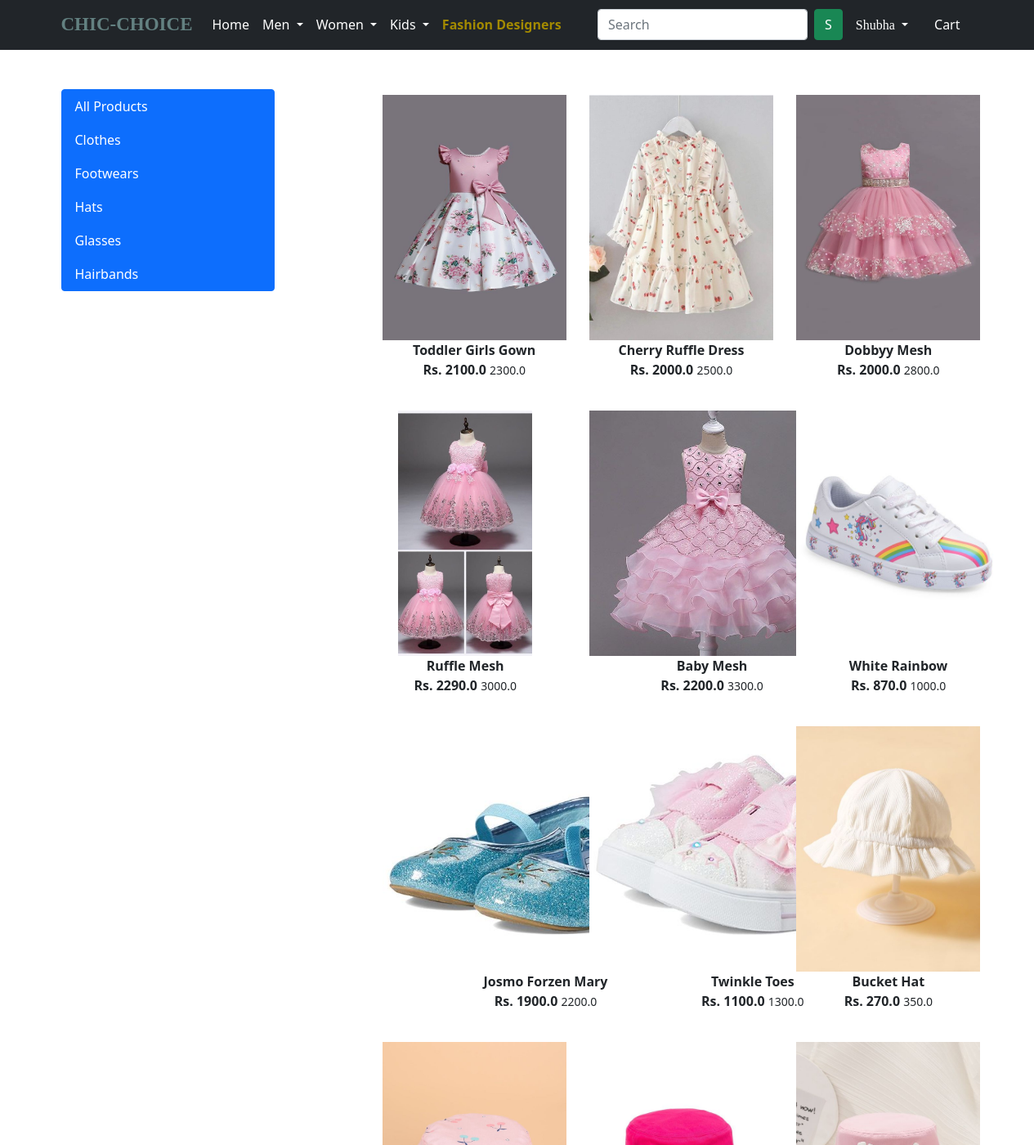
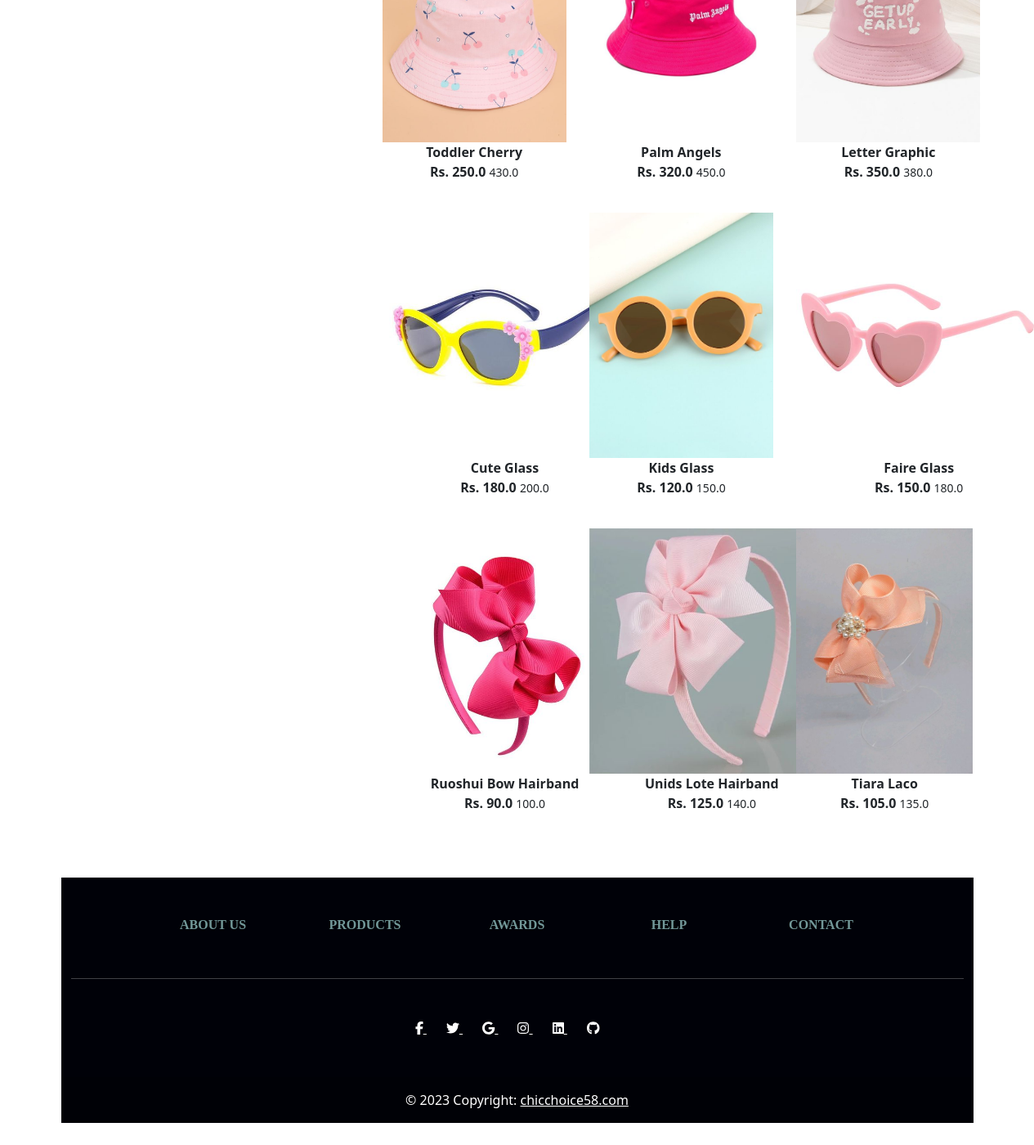
The app's page /girl/ (signed in) with its own data (2 pictures, top to bottom).
### app/models.py (models this page shows, shortened)
class Product(models.Model):
    title = models.CharField(max_length=100)
    selling_price = models.FloatField()
    discounted_price = models.FloatField()
    description = models.TextField()
    brand = models.CharField(max_length=100)
    category = models.CharField(choices=CATEGORY_CHOICES,max_length=4)
    product_image = models.ImageField(upload_to="productimg")

### app/views.py (the view)
# urls.py: path('girl/', views.girl, name='girl'),
@login_required
def girl(request, data = None):
    if data == None:
        girl = Product.objects.filter(category="G")
    elif data == "Clothes" or data == "Footwears" or data == "Hats" or data == "Glasses" or data == "Hairbands" :
        girl = Product.objects.filter(category="G").filter(brand=data)
    return render(request, 'app/girl.html', {"girl":girl})

### app/templates/app/girl.html (shortened to what this page needs)
{% extends 'app/base.html' %}
{% load static %}
{% block main-content %}
<div class="container my-5">
 <div class="row">
  <div class="col-sm-3">
    <div class="list-group">
      <a href="{% url 'girl' %}" class="list-group-item list-group-item-action active" aria-current="true">
        All Products
      </a>
      <a href="{% url 'girldata' 'Clothes' %}" class="list-group-item list-group-item-action active" aria-current="true">
        Clothes
        </a>
        <a href="{% url 'girldata' 'Footwears' %}" class="list-group-item list-group-item-action active" aria-current="true">
          Footwears
        </a>
        <a href="{% url 'girldata' 'Hats' %}" class="list-group-item list-group-item-action active" aria-current="true">
          Hats
        </a>
        <a href="{% url 'girldata' 'Glasses' %}" class="list-group-item list-group-item-action active" aria-current="true">
          Glasses
        </a>
        <a href="{% url 'girldata' 'Hairbands' %}" class="list-group-item list-group-item-action active" aria-current="true">
          Hairbands
        </a>
    </div>
  </div>
  <div class="col-sm-8 offset-sm-1">
    <div class="row">
      {% for product in girl  %}
          <div class="col-sm-4 text-center mb-4">
              <a href="{% url 'product-detail' product.id %}" class="btn">
                  <div class="item">
                      <img src="{{ product.product_image.url }}" alt="" height="300" class="">
                      <div class="fw-bold"> {{product.title}} </div>
                      <div class="fw-bold"> Rs. {{product.discounted_price}}
                          <small class="fw-light text-decoration-line-trough"> {{ product.selling_price }} </small>
                      </div>
                  </div>
              </a>
          </div>
      {% endfor %}
     </div>
  </div>
 </div>
</div>
{% endblock main-content %}

### app/templates/app/base.html (shortened to what this page needs)
<!doctype html>
{% load static %}
<html lang="en">
  <head>
    <link href="https://cdn.jsdelivr.net/npm/bootstrap@5.0.0-beta1/dist/css/bootstrap.min.css" rel="stylesheet">
    <link rel="stylesheet" href="{% static 'app/css/owl.carousel.min.css' %}">
    <link rel="stylesheet" href="{% static 'app/css/all.min.css' %}">
    <link rel="stylesheet" href="{% static 'app/css/style.css' %}">
    <link rel="stylesheet" href="{% static 'app/css/designer_login.css' %}">
  </head>
  <body>
    <nav class="navbar navbar-expand-lg navbar-dark bg-dark">
     <div class="container">
       <a class="navbar-brand" href="/"><b style="font-weight: 1300;color: rgb(99, 129, 129); font-family:Cursive;font-size: 23px;">CHIC-CHOICE</b></a>
       <div class="collapse navbar-collapse" id="navbarSupportedContent">
         <ul class="navbar-nav me-auto mb-2 mb-lg-0">
           <li class="nav-item">
             <a class="nav-link active" aria-current="page" href="/">Home</a>
           </li>
           <li class="nav-item dropdown">
             <a class="nav-link dropdown-toggle text-white" href="#" id="electronicsDropdown" role="button" data-bs-toggle="dropdown" aria-expanded="false">
               Men
             </a>
           </li>
           <li class="nav-item dropdown">
             <a class="nav-link dropdown-toggle text-white" href="#" id="fashionDropdown" role="button" data-bs-toggle="dropdown" aria-expanded="false">
              Women
             </a>
           </li>
           <li class="nav-item dropdown">
            <a class="nav-link dropdown-toggle text-white" href="#" id="fashionDropdown" role="button" data-bs-toggle="dropdown" aria-expanded="false">
            Kids
            </a>
          </li>
          <li class="nav-item">
             <a style="color: #A38A00; font-weight: 700;" class="nav-link active" aria-current="page" href="{% url 'designers' %}">Fashion Designers</a>
           </li>
         </ul>
         <form class="d-flex" action="{% url 'search' %}" method="GET">
          <input class="form-control me-2" type="search" name="query" placeholder="Search" aria-label="Search">
          <button class="btn btn-success" type="submit" style="font-weight: 500;">S</button>
      </form>
         <div>
          <ul class="navbar-nav me-auto mb-2 mb-lg-0">
            {%  if request.user.is_authenticated %}
           <li class="nav-item dropdown mx-2">
              <a class="nav-link dropdown-toggle text-white" href="#" id="profileDropdown" role="button" data-bs-toggle="dropdown" aria-expanded="false">
                <span style="font-family:cursive;" class="text">{{ request.user.username|capfirst }}</span>
              </a>
                </li>
                <li class="nav-item mx-2">
                <a href="{% url 'showcart' %}" class="nav-link text-white"> Cart </a>
                </li>
            {% endif %}
          </ul>
         </div>
       </div>
     </div>
    </nav>
    {% block main-content %} {% endblock main-content %}
<div class="container my-5">
  <footer class="text-center text-white" style="background-color: #000108">
    <div class="container">
      <section class="mt-5">
        <div class="row text-center d-flex justify-content-center pt-5">
          <div class="col-md-2">
            <h6 class="text-uppercase font-weight-bold">
              <a style="font-family:cursive; color: rgb(114, 152, 152); font-weight: 800; text-decoration: none;" href="{% url 'about' %}" >About us</a>
            </h6>
          </div>
          <div class="col-md-2">
            <h6 class="text-uppercase font-weight-bold">
              <a style="font-family:cursive; color: rgb(114, 152, 152); font-weight: 800; text-decoration: none;" href="{% url 'home' %}" >Products</a>
            </h6>
          </div>
          <div class="col-md-2">
            <h6 class="text-uppercase font-weight-bold">
              <a style="font-family:cursive; color: rgb(114, 152, 152); font-weight: 800; text-decoration: none;" href="#!" >Awards</a>
            </h6>
          </div>
          <div class="col-md-2">
            <h6 class="text-uppercase font-weight-bold">
              <a style="font-family:cursive; color: rgb(114, 152, 152); font-weight: 800; text-decoration: none;" href="{% url 'help' %}" >Help</a>
            </h6>
          </div>
          <div class="col-md-2">
            <h6 class="text-uppercase font-weight-bold">
              <a style="font-family:cursive; color: rgb(114, 152, 152); font-weight: 800; text-decoration: none;" href="{% url 'contact' %}" >Contact</a>
            </h6>
          </div>
        </div>
      </section>
      <hr class="my-5" />
      <section class="text-center mb-5">
        <a href="" class="text-white me-4">
          <i class="fab fa-facebook-f"></i>
        </a>
        <a href="" class="text-white me-4">
          <i class="fab fa-twitter"></i>
        </a>
        <a href="" class="text-white me-4">
          <i class="fab fa-google"></i>
        </a>
        <a href="" class="text-white me-4">
          <i class="fab fa-instagram"></i>
        </a>
        <a href="" class="text-white me-4">
          <i class="fab fa-linkedin"></i>
        </a>
        <a href="" class="text-white me-4">
          <i class="fab fa-github"></i>
        </a>
      </section>
    </div>
    <div
         class="text-center p-3"
         style="background-color: rgba(0, 0, 0, 0.2)"
         >
      © 2023 Copyright:
      <a class="text-white" href="#"
         >chicchoice58.com</a
        >
    </div>
  </footer>
</div>
  </body>
</html>

### records on screen
Product: product_image (picture), title "Toddler Girls Gown", discounted_price "2100.0", selling_price "2300.0"
Product: product_image (picture), title "Cherry Ruffle Dress", discounted_price "2000.0", selling_price "2500.0"
Product: product_image (picture), title "Dobbyy Mesh", discounted_price "2000.0", selling_price "2800.0"
Product: product_image (picture), title "Ruffle Mesh", discounted_price "2290.0", selling_price "3000.0"
Product: product_image (picture), title "Baby Mesh", discounted_price "2200.0", selling_price "3300.0"
Product: product_image (picture), title "White Rainbow", discounted_price "870.0", selling_price "1000.0"
Product: product_image (picture), title "Josmo Forzen Mary", discounted_price "1900.0", selling_price "2200.0"
Product: product_image (picture), title "Twinkle Toes", discounted_price "1100.0", selling_price "1300.0"
Product: product_image (picture), title "Bucket Hat", discounted_price "270.0", selling_price "350.0"
Product: product_image (picture), title "Toddler Cherry", discounted_price "250.0", selling_price "430.0"
Product: product_image (picture), title "Palm Angels", discounted_price "320.0", selling_price "450.0"
Product: product_image (picture), title "Letter Graphic", discounted_price "350.0", selling_price "380.0"
Product: product_image (picture), title "Cute Glass", discounted_price "180.0", selling_price "200.0"
Product: product_image (picture), title "Kids Glass", discounted_price "120.0", selling_price "150.0"
Product: product_image (picture), title "Faire Glass", discounted_price "150.0", selling_price "180.0"
Product: product_image (picture), title "Ruoshui Bow Hairband", discounted_price "90.0", selling_price "100.0"
Product: product_image (picture), title "Unids Lote Hairband", discounted_price "125.0", selling_price "140.0"
Product: product_image (picture), title "Tiara Laco", discounted_price "105.0", selling_price "135.0"

### other values on screen
{{ request.user.username|capfirst }} "Shubha"
